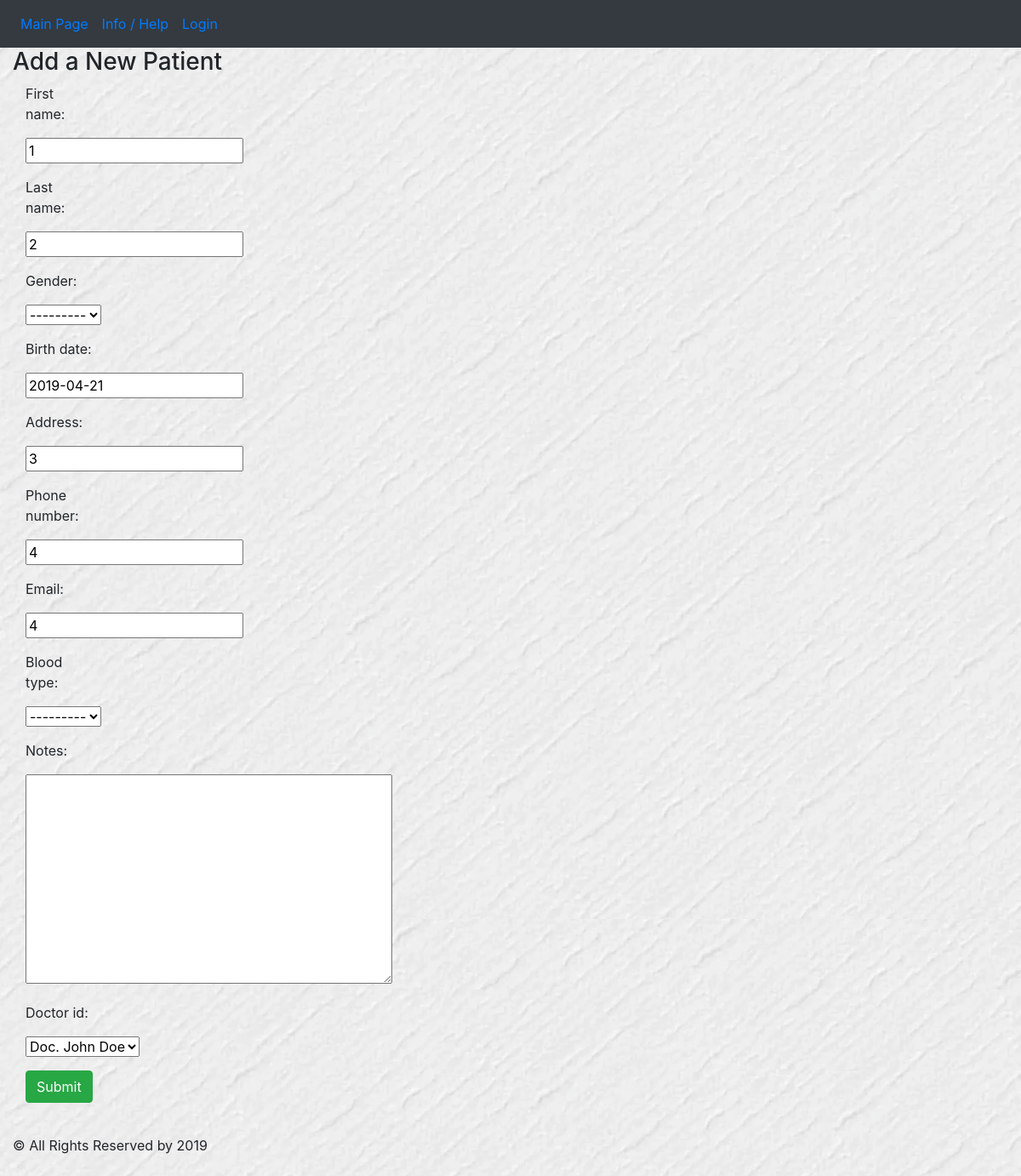
Page /doctor/patient/3/update on the earlier database version.
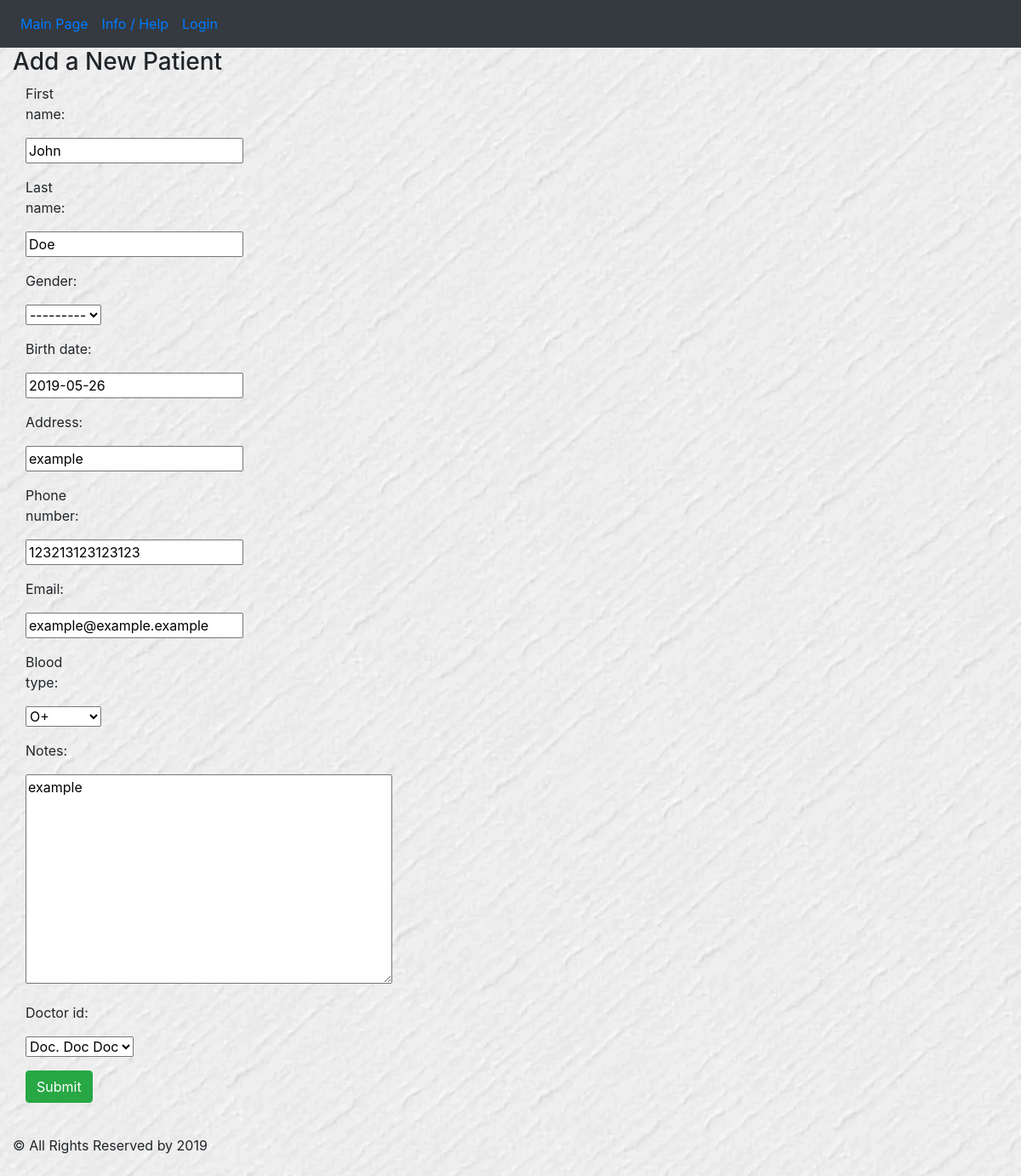
Same page on the later database version.
### doctor/models.py (models this page shows, shortened)
class Patient(models.Model):
    BLOOD_TYPE = (
        (0, 'O+'),
        (1, 'O-'),
        (2, 'B-'),
        (3, 'B+'),
        (4, 'A-'),
        (5, 'A+'),
        (6, 'AB-'),
        (7, 'AB+')
    )
    GENDER = (
        (0, 'Male'),
        (1, 'Female')
    )
    first_name = models.CharField(max_length=45)
    middle_name = models.CharField(max_length=45)
    last_name = models.CharField(max_length=45)
    passport_id = models.CharField(max_length=8, default='AA000000')
    gender = models.BooleanField(choices=GENDER)
    birth_date = models.DateField(blank=True, default=timezone.now)
    address = models.CharField(max_length=90, blank=True)
    phone_number = models.CharField(max_length=15, blank=True)
    email = models.CharField(max_length=254, blank=True)
    blood_type = models.IntegerField(choices=BLOOD_TYPE)
    notes = models.TextField(max_length=1000, blank=True)
    doctor_id = models.ForeignKey(Doctor, on_delete=models.SET_NULL, null=True)

### doctor/views.py (the view)
# urls.py: path('patient/<int:pk>/update', views.PatientUpdate.as_view(), name='update_patient'),
class PatientUpdate(UpdateView):
    model = Patient
    fields = ['first_name', 'first_name', 'last_name', 'gender', 'birth_date', 'address', 'phone_number', 'email',
              'blood_type', 'notes', 'doctor_id']

### doctor/models.py (called while the page is built)
    def __str__(self):
        return 'Doc. ' + self.first_name + ' ' + self.last_name

### doctor/templates/doctor/patient_form.html (shortened to what this page needs)
{% extends 'extends/base.html' %}
{% block content %}
<div class="container-fluid">
    <div class="row">
        <div class="col-sm-12 col-md-7">
            <div class="panel panel-default">
                <div class="panel-body">
                    <h3>Add a New Patient</h3>
                    <form class="form-horizontal" role="form" action="" method="post" enctype="multipart/form-data">
                        {% include 'doctor/patient_template.html' %}
                        <div class="form-group">
                            <div class="col-sm-offset-2 col-sm-10">
                                <button type="submit" class="btn btn-success">Submit</button>
                            </div>
                        </div>
                    </form>
                </div>
            </div>
        </div>
</div>
</div>
{% endblock %}

### doctor/templates/doctor/patient_template.html (shortened to what this page needs)
{% for field in form %}
    <div class="form-group">
        <label class="control-label col-sm-2" for="song_title">{{ field.label_tag }}</label>
        <div class="col-sm-10">{{ field }}</div>
    </div>
{% endfor %}

Differences in the rows shown:
changed Patient: first_name "1" → "John"; last_name "2" → "Doe"; birth_date "2019-04-21" → "2019-05-26"; address "3" → "example"; phone_number "4" → "123213123123123"; email "4" → "example@example.example"; blood_type "---------" → "O+"; notes (not shown) → "example"; doctor_id "Doc. John Doe" → "Doc. Doc Doc"
